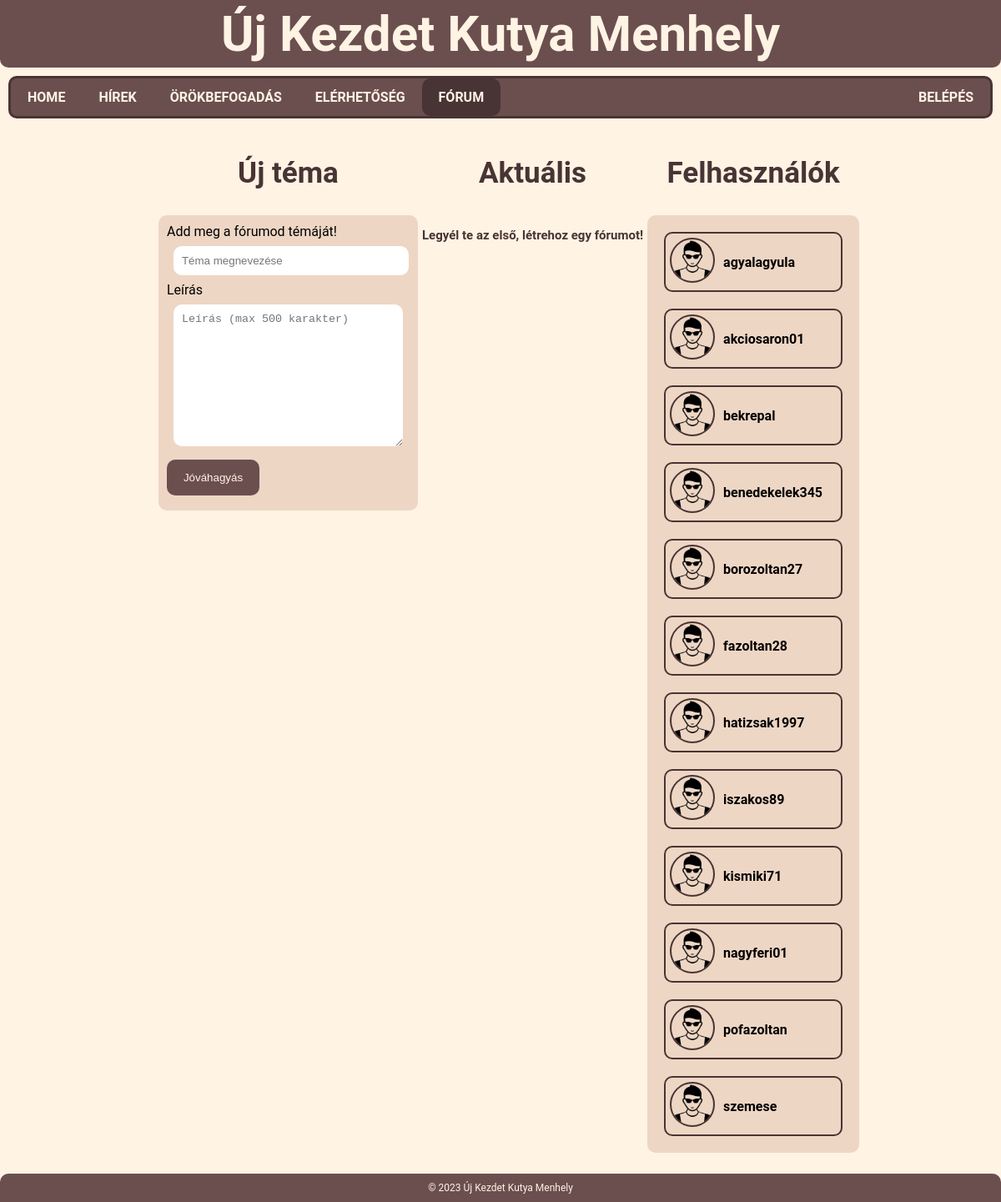
The app's page /forum.php, older data.
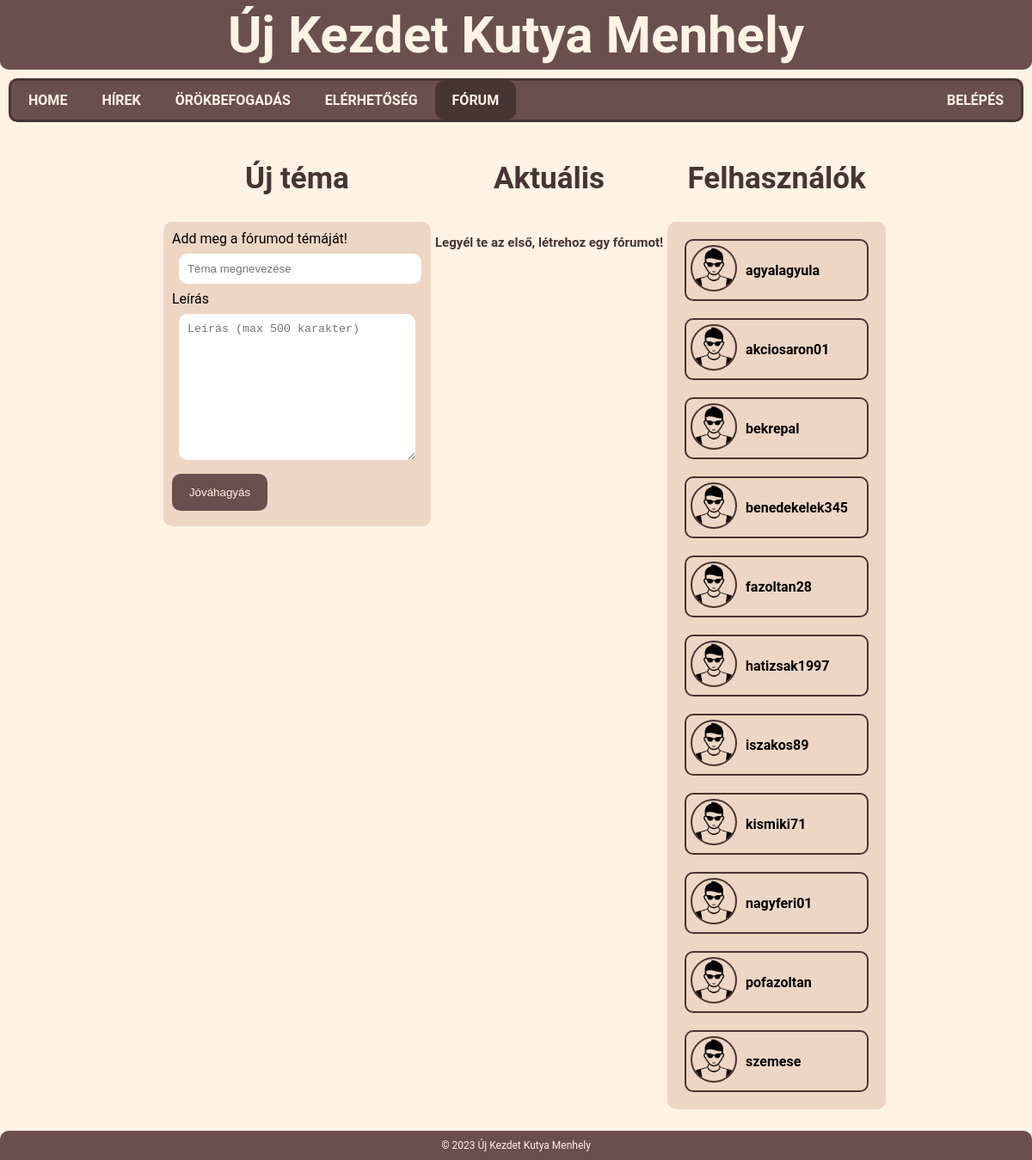
The same page, newer data.
### tables this page shows
CREATE TABLE `user_info` (
  `uname` varchar(50) NOT NULL,
  `first_name` varchar(50) NOT NULL,
  `last_name` varchar(50) NOT NULL,
  `email` varchar(50) NOT NULL,
  `date_of_birth` date NOT NULL,
  `pfp` varchar(50) DEFAULT NULL,
  `privileged` tinyint(1) NOT NULL DEFAULT 0
);

### queries/users_forum.php (the view, shortened to what this page needs)
<?php
include "queries/db_connect.php";
$sql = "SELECT * FROM user_info ORDER BY last_name";
$res = $conn->query($sql);
if ($res->num_rows > 0) {
    while ($row = $res->fetch_assoc()) {
        if ($row['uname'] !== 'admin') {
            echo '<div class="user">';
            echo '<div class="user-img">';
                    if ($row['pfp'] !== NULL && $row['pfp'] !== "") {
                        echo '<img src="img/avatar/'.$row['pfp'].'" alt="profil-avatar"  height="50" width="50" class="avatar"/>';
                    } else {
                        echo '<img src="img/login_avatar.png" alt="profil-avatar"  height="50" width="50" class="avatar"/>';
                    }
                echo '</div>';
                echo '<div class="user-info">';
                    echo "<p>".$row["uname"]."</p>";
                echo '</div>';
            echo '</div>';
            }
        }
} else {
    echo "Nincs még felhasználó!";
}
?>

Row changes from the older to the newer data that the page shows:
removed user_info: uname "borozoltan27"
